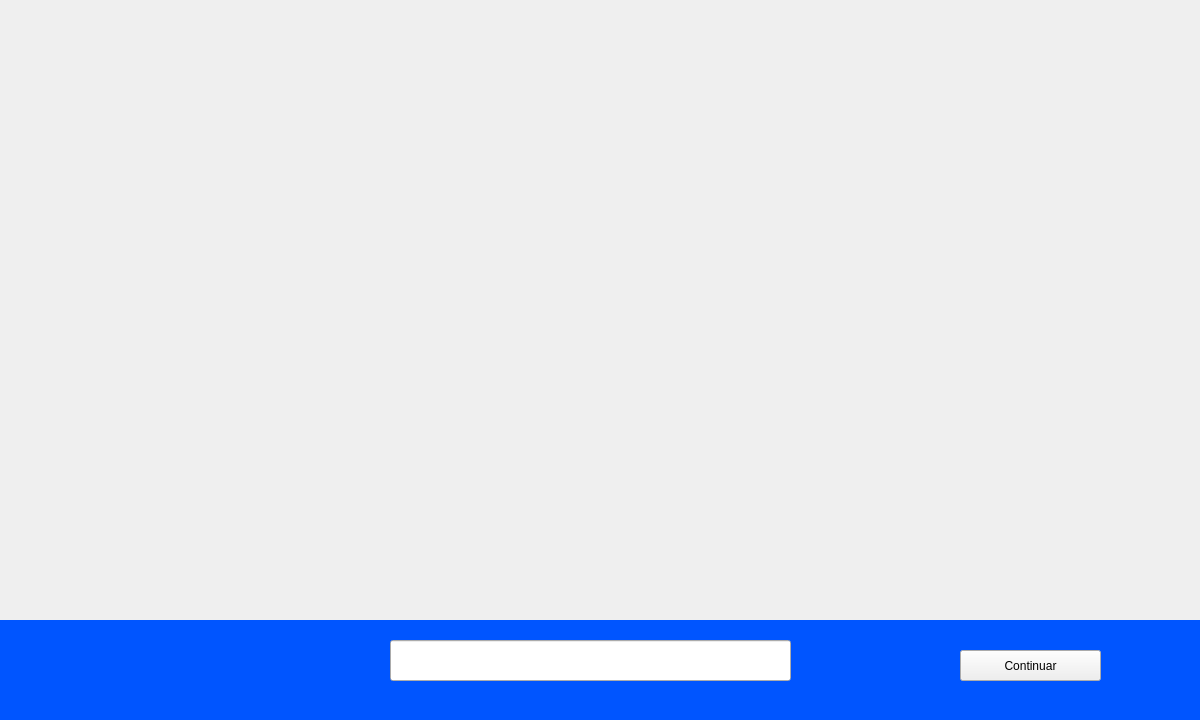
<?xml version="1.0" encoding="UTF-8"?>
<ui version="4.0">
 <class>PantallaDeInicio</class>
 <widget class="QWidget" name="PantallaDeInicio">
  <property name="geometry">
   <rect>
    <x>0</x>
    <y>0</y>
    <width>1200</width>
    <height>720</height>
   </rect>
  </property>
  <property name="minimumSize">
   <size>
    <width>1200</width>
    <height>720</height>
   </size>
  </property>
  <property name="maximumSize">
   <size>
    <width>1200</width>
    <height>720</height>
   </size>
  </property>
  <property name="windowTitle">
   <string>Form</string>
  </property>
  <widget class="QLabel" name="Fondo">
   <property name="geometry">
    <rect>
     <x>0</x>
     <y>0</y>
     <width>1200</width>
     <height>620</height>
    </rect>
   </property>
   <property name="minimumSize">
    <size>
     <width>1200</width>
     <height>620</height>
    </size>
   </property>
   <property name="text">
    <string/>
   </property>
   <property name="pixmap">
    <pixmap>sprites/background/index3.png</pixmap>
   </property>
   <property name="scaledContents">
    <bool>true</bool>
   </property>
  </widget>
  <widget class="QLabel" name="label">
   <property name="geometry">
    <rect>
     <x>0</x>
     <y>620</y>
     <width>1201</width>
     <height>101</height>
    </rect>
   </property>
   <property name="styleSheet">
    <string notr="true">background-color: rgb(0, 85, 255)</string>
   </property>
   <property name="text">
    <string/>
   </property>
  </widget>
  <widget class="QLineEdit" name="nombre_usuario">
   <property name="geometry">
    <rect>
     <x>390</x>
     <y>640</y>
     <width>401</width>
     <height>41</height>
    </rect>
   </property>
  </widget>
  <widget class="QPushButton" name="boton_confirmar">
   <property name="geometry">
    <rect>
     <x>960</x>
     <y>650</y>
     <width>141</width>
     <height>31</height>
    </rect>
   </property>
   <property name="text">
    <string>Continuar</string>
   </property>
  </widget>
  <widget class="QLabel" name="error">
   <property name="geometry">
    <rect>
     <x>60</x>
     <y>640</y>
     <width>271</width>
     <height>41</height>
    </rect>
   </property>
   <property name="text">
    <string/>
   </property>
  </widget>
 </widget>
 <resources/>
 <connections>
  <connection>
   <sender>boton_confirmar</sender>
   <signal>clicked()</signal>
   <receiver>PantallaDeInicio</receiver>
   <slot>enviar_nombre_usuario()</slot>
   <hints>
    <hint type="sourcelabel">
     <x>1030</x>
     <y>665</y>
    </hint>
    <hint type="destinationlabel">
     <x>599</x>
     <y>359</y>
    </hint>
   </hints>
  </connection>
 </connections>
 <slots>
  <slot>enviar_nombre_usuario()</slot>
 </slots>
</ui>
